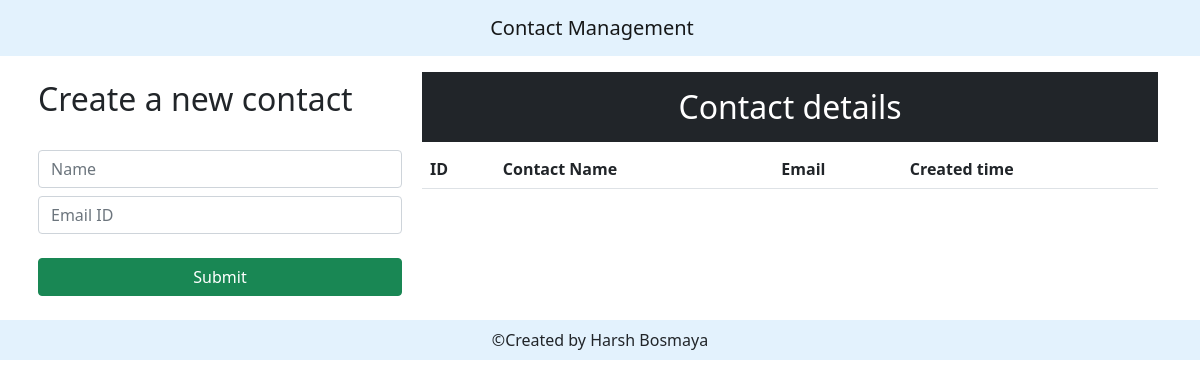
Before: / with the older database file.
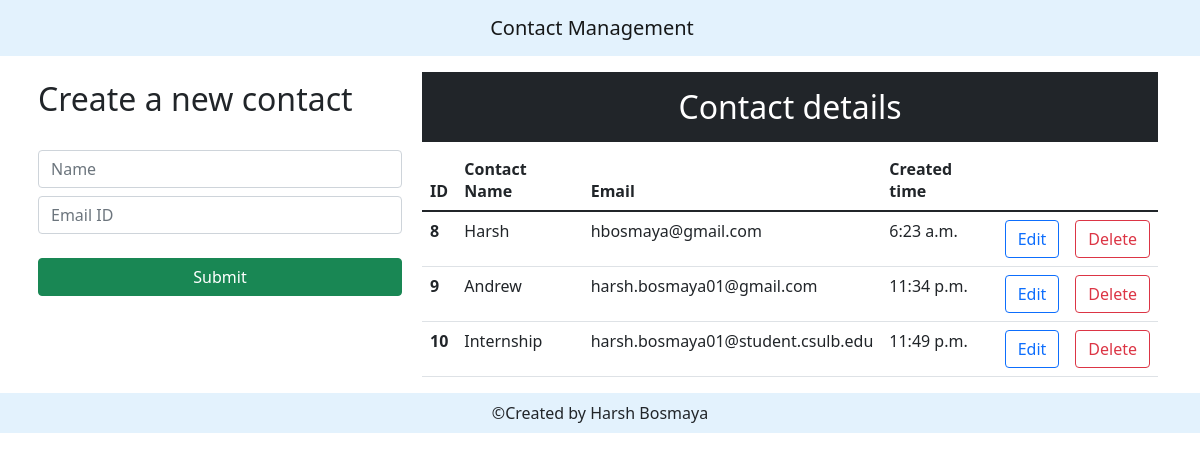
After: the same page with the newer database file.
### app/models.py (models this page shows)
class contacts(models.Model):
    name=models.CharField(max_length=25,blank=False,null=False)
    email=models.EmailField()
    time=models.TimeField(auto_now_add=True)
    def __str__(self) :
        return self.name

### app/views.py (the view)
# urls.py: path('',views.index,name="index"),
def index(request):
    data=contacts.objects.all()
    print(data)
    context={"data":data}
    return render(request,"index.html",context)

### templates/index.html (shortened to what this page needs)
<!doctype html
<html lang="en">
<head>
    <link href="https://cdn.jsdelivr.net/npm/bootstrap@5.1.3/dist/css/bootstrap.min.css" rel="stylesheet">
</head>
<body>
<nav class="navbar navbar-light" style="background-color: #e3f2fd;">
    <div class="container-fluid justify-content-center">
        <a class="navbar-brand">Contact Management</a>
    </div>
</nav>
<div class="container mt-3">
<div class="row">
<div class="col-md-4 p-2">
    <h2>Create a new contact</h2>
    <br>
    <form action="/insert" method="post"> {% csrf_token %}
        <div class="form-group">
        <input
            type="text"
            class="form-control"
            placeholder="Name"
            name="name"
            required
        />
        </div>
        <div class="form-group">
        <input
            type="email"
            class="form-control mt-2"
            placeholder="Email ID"
            name="email"
            required
        />
        </div>
        <br />
        <div class="d-grid gap-2">
<button class="btn btn-success" type="submit">Submit</button>
        </div>
</form>
    </div>
    <div class="col-md-8">
    <h2 class="text-center text-white bg-dark p-3">Contact details</h2>
    <table class="table">
<thead>
<tr>
    <th scope="col">ID</th>
<th scope="col">Contact Name</th>
<th scope="col">Email</th>
<th scope="col">Created time</th>
</tr>
</thead>
<tbody>
{% for d in data %}
<tr>
<th scope="row">{{d.id}}</th>
<td>{{d.name}}</td>
<td>{{d.email}}</td>
<td>{{d.time}}</td>
<td><a type="button" href="/update/{{d.id}}" class="btn btn-outline-primary">Edit</a></td>
<td><a type="button" href="/delete/{{d.id}}" class="btn btn-outline-danger">Delete</a></td>
</tr>
{% endfor %}
</table>
</div>
</div>
</div>
    <nav class="navbar navbar-light" style="background-color: #e3f2fd;">
        <div class="container-fluid justify-content-center">
        <span>&#169;</span>  Created by Harsh Bosmaya
        </div>
    </nav>
</body>
</html>

Changed rows visible on the page:
added contacts: id "8", name "Harsh", email "hbosmaya@gmail.com", time "6:23 a.m."
added contacts: id "9", name "Andrew", email "harsh.bosmaya01@gmail.com", time "11:34 p.m."
added contacts: id "10", name "Internship", email "harsh.bosmaya01@student.csulb.edu", time "11:49 p.m."
